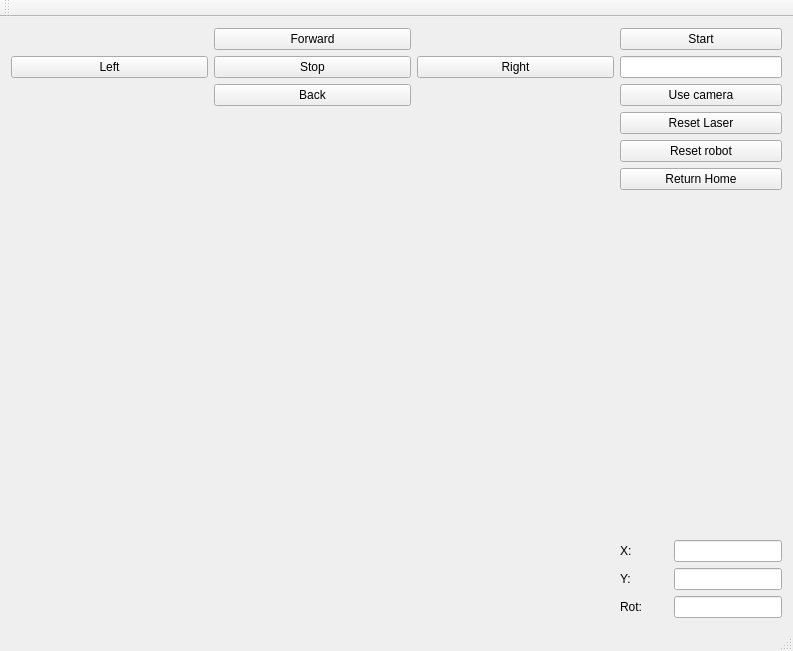
<?xml version="1.0" encoding="UTF-8"?>
<ui version="4.0">
 <class>MainWindow</class>
 <widget class="QMainWindow" name="MainWindow">
  <property name="geometry">
   <rect>
    <x>0</x>
    <y>0</y>
    <width>793</width>
    <height>651</height>
   </rect>
  </property>
  <property name="windowTitle">
   <string>MainWindow</string>
  </property>
  <widget class="QWidget" name="centralWidget">
   <layout class="QGridLayout" name="gridLayout">
    <item row="1" column="1">
     <layout class="QVBoxLayout" name="verticalLayout">
      <item>
       <widget class="QPushButton" name="pushButton_9">
        <property name="sizePolicy">
         <sizepolicy hsizetype="Fixed" vsizetype="Fixed">
          <horstretch>0</horstretch>
          <verstretch>0</verstretch>
         </sizepolicy>
        </property>
        <property name="minimumSize">
         <size>
          <width>162</width>
          <height>0</height>
         </size>
        </property>
        <property name="text">
         <string>Start</string>
        </property>
       </widget>
      </item>
      <item>
       <widget class="QLineEdit" name="lineEdit">
        <property name="sizePolicy">
         <sizepolicy hsizetype="Fixed" vsizetype="Fixed">
          <horstretch>0</horstretch>
          <verstretch>0</verstretch>
         </sizepolicy>
        </property>
        <property name="minimumSize">
         <size>
          <width>162</width>
          <height>0</height>
         </size>
        </property>
       </widget>
      </item>
      <item>
       <widget class="QPushButton" name="pushButton">
        <property name="sizePolicy">
         <sizepolicy hsizetype="Fixed" vsizetype="Fixed">
          <horstretch>0</horstretch>
          <verstretch>0</verstretch>
         </sizepolicy>
        </property>
        <property name="minimumSize">
         <size>
          <width>162</width>
          <height>0</height>
         </size>
        </property>
        <property name="text">
         <string>Use camera</string>
        </property>
       </widget>
      </item>
     </layout>
    </item>
    <item row="1" column="0">
     <layout class="QGridLayout" name="gridLayout_2">
      <item row="1" column="2">
       <widget class="QPushButton" name="pushButton_5">
        <property name="sizePolicy">
         <sizepolicy hsizetype="Expanding" vsizetype="Fixed">
          <horstretch>0</horstretch>
          <verstretch>0</verstretch>
         </sizepolicy>
        </property>
        <property name="text">
         <string>Right</string>
        </property>
       </widget>
      </item>
      <item row="0" column="1">
       <widget class="QPushButton" name="pushButton_2">
        <property name="sizePolicy">
         <sizepolicy hsizetype="Expanding" vsizetype="Fixed">
          <horstretch>0</horstretch>
          <verstretch>0</verstretch>
         </sizepolicy>
        </property>
        <property name="text">
         <string>Forward</string>
        </property>
       </widget>
      </item>
      <item row="1" column="0">
       <widget class="QPushButton" name="pushButton_6">
        <property name="sizePolicy">
         <sizepolicy hsizetype="Expanding" vsizetype="Fixed">
          <horstretch>0</horstretch>
          <verstretch>0</verstretch>
         </sizepolicy>
        </property>
        <property name="text">
         <string>Left</string>
        </property>
       </widget>
      </item>
      <item row="2" column="1">
       <widget class="QPushButton" name="pushButton_3">
        <property name="sizePolicy">
         <sizepolicy hsizetype="Expanding" vsizetype="Fixed">
          <horstretch>0</horstretch>
          <verstretch>0</verstretch>
         </sizepolicy>
        </property>
        <property name="text">
         <string>Back</string>
        </property>
       </widget>
      </item>
      <item row="1" column="1">
       <widget class="QPushButton" name="pushButton_4">
        <property name="sizePolicy">
         <sizepolicy hsizetype="Expanding" vsizetype="Fixed">
          <horstretch>0</horstretch>
          <verstretch>0</verstretch>
         </sizepolicy>
        </property>
        <property name="text">
         <string>Stop</string>
        </property>
       </widget>
      </item>
     </layout>
    </item>
    <item row="2" column="1">
     <layout class="QVBoxLayout" name="verticalLayout_2">
      <item>
       <widget class="QPushButton" name="pushButton_7">
        <property name="sizePolicy">
         <sizepolicy hsizetype="Fixed" vsizetype="Fixed">
          <horstretch>0</horstretch>
          <verstretch>0</verstretch>
         </sizepolicy>
        </property>
        <property name="minimumSize">
         <size>
          <width>162</width>
          <height>0</height>
         </size>
        </property>
        <property name="text">
         <string>Reset Laser</string>
        </property>
       </widget>
      </item>
      <item>
       <widget class="QPushButton" name="pushButton_8">
        <property name="sizePolicy">
         <sizepolicy hsizetype="Fixed" vsizetype="Fixed">
          <horstretch>0</horstretch>
          <verstretch>0</verstretch>
         </sizepolicy>
        </property>
        <property name="minimumSize">
         <size>
          <width>162</width>
          <height>0</height>
         </size>
        </property>
        <property name="text">
         <string>Reset robot</string>
        </property>
       </widget>
      </item>
      <item>
       <widget class="QPushButton" name="pushButton_10">
        <property name="text">
         <string>Return Home</string>
        </property>
       </widget>
      </item>
      <item>
       <spacer name="verticalSpacer">
        <property name="orientation">
         <enum>Qt::Orientation::Vertical</enum>
        </property>
        <property name="sizeHint" stdset="0">
         <size>
          <width>20</width>
          <height>40</height>
         </size>
        </property>
       </spacer>
      </item>
      <item>
       <layout class="QGridLayout" name="gridLayout_3">
        <item row="0" column="0">
         <widget class="QLabel" name="label">
          <property name="text">
           <string>X:</string>
          </property>
         </widget>
        </item>
        <item row="2" column="0">
         <widget class="QLabel" name="label_3">
          <property name="text">
           <string>Rot:</string>
          </property>
         </widget>
        </item>
        <item row="1" column="0">
         <widget class="QLabel" name="label_2">
          <property name="text">
           <string>Y:</string>
          </property>
         </widget>
        </item>
        <item row="0" column="1">
         <widget class="QLineEdit" name="lineEdit_2">
          <property name="sizePolicy">
           <sizepolicy hsizetype="Fixed" vsizetype="Fixed">
            <horstretch>0</horstretch>
            <verstretch>0</verstretch>
           </sizepolicy>
          </property>
          <property name="focusPolicy">
           <enum>Qt::FocusPolicy::NoFocus</enum>
          </property>
          <property name="readOnly">
           <bool>true</bool>
          </property>
         </widget>
        </item>
        <item row="1" column="1">
         <widget class="QLineEdit" name="lineEdit_3">
          <property name="sizePolicy">
           <sizepolicy hsizetype="Fixed" vsizetype="Fixed">
            <horstretch>0</horstretch>
            <verstretch>0</verstretch>
           </sizepolicy>
          </property>
          <property name="focusPolicy">
           <enum>Qt::FocusPolicy::NoFocus</enum>
          </property>
          <property name="readOnly">
           <bool>true</bool>
          </property>
         </widget>
        </item>
        <item row="2" column="1">
         <widget class="QLineEdit" name="lineEdit_4">
          <property name="sizePolicy">
           <sizepolicy hsizetype="Fixed" vsizetype="Fixed">
            <horstretch>0</horstretch>
            <verstretch>0</verstretch>
           </sizepolicy>
          </property>
          <property name="focusPolicy">
           <enum>Qt::FocusPolicy::NoFocus</enum>
          </property>
          <property name="readOnly">
           <bool>true</bool>
          </property>
         </widget>
        </item>
       </layout>
      </item>
     </layout>
    </item>
    <item row="2" column="0">
     <widget class="QWidget" name="widget" native="true">
      <property name="sizePolicy">
       <sizepolicy hsizetype="MinimumExpanding" vsizetype="Expanding">
        <horstretch>0</horstretch>
        <verstretch>0</verstretch>
       </sizepolicy>
      </property>
      <property name="minimumSize">
       <size>
        <width>600</width>
        <height>450</height>
       </size>
      </property>
     </widget>
    </item>
   </layout>
  </widget>
  <widget class="QMenuBar" name="menuBar">
   <property name="geometry">
    <rect>
     <x>0</x>
     <y>0</y>
     <width>793</width>
     <height>25</height>
    </rect>
   </property>
  </widget>
  <widget class="QToolBar" name="mainToolBar">
   <attribute name="toolBarArea">
    <enum>TopToolBarArea</enum>
   </attribute>
   <attribute name="toolBarBreak">
    <bool>false</bool>
   </attribute>
  </widget>
  <widget class="QStatusBar" name="statusBar"/>
 </widget>
 <layoutdefault spacing="6" margin="11"/>
 <resources/>
 <connections/>
</ui>
